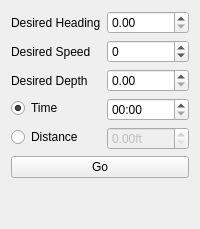
            <widget class="QWidget" name="tab_4">
             <attribute name="title">
              <string>DeadReckon</string>
             </attribute>
             <layout class="QVBoxLayout" name="verticalLayout_6">
              <item>
               <layout class="QFormLayout" name="formLayout_2">
                <property name="fieldGrowthPolicy">
                 <enum>QFormLayout::AllNonFixedFieldsGrow</enum>
                </property>
                <item row="0" column="0">
                 <widget class="QLabel" name="label_7">
                  <property name="text">
                   <string>Desired Heading</string>
                  </property>
                 </widget>
                </item>
                <item row="1" column="0">
                 <widget class="QLabel" name="label_10">
                  <property name="text">
                   <string>Desired Speed</string>
                  </property>
                 </widget>
                </item>
                <item row="3" column="0">
                 <widget class="QRadioButton" name="radioButton_3">
                  <property name="text">
                   <string>Time</string>
                  </property>
                  <property name="checked">
                   <bool>true</bool>
                  </property>
                 </widget>
                </item>
                <item row="4" column="0">
                 <widget class="QRadioButton" name="radioButton_4">
                  <property name="text">
                   <string>Distance</string>
                  </property>
                 </widget>
                </item>
                <item row="3" column="1">
                 <widget class="QTimeEdit" name="timeEdit">
                  <property name="maximumTime">
                   <time>
                    <hour>0</hour>
                    <minute>20</minute>
                    <second>0</second>
                   </time>
                  </property>
                  <property name="currentSection">
                   <enum>QDateTimeEdit::MinuteSection</enum>
                  </property>
                  <property name="displayFormat">
                   <string>mm:ss</string>
                  </property>
                 </widget>
                </item>
                <item row="4" column="1">
                 <widget class="QDoubleSpinBox" name="doubleSpinBox_2">
                  <property name="enabled">
                   <bool>false</bool>
                  </property>
                  <property name="suffix">
                   <string>ft</string>
                  </property>
                 </widget>
                </item>
                <item row="0" column="1">
                 <widget class="QDoubleSpinBox" name="doubleSpinBox_3">
                  <property name="maximum">
                   <double>360.000000000000000</double>
                  </property>
                 </widget>
                </item>
                <item row="1" column="1">
                 <widget class="QSpinBox" name="spinBox_2">
                  <property name="minimum">
                   <number>-100</number>
                  </property>
                  <property name="maximum">
                   <number>100</number>
                  </property>
                 </widget>
                </item>
                <item row="2" column="0">
                 <widget class="QLabel" name="label_11">
                  <property name="text">
                   <string>Desired Depth</string>
                  </property>
                 </widget>
                </item>
                <item row="2" column="1">
                 <widget class="QDoubleSpinBox" name="doubleSpinBox_4">
                  <property name="maximum">
                   <double>16.000000000000000</double>
                  </property>
                 </widget>
                </item>
               </layout>
              </item>
              <item>
               <widget class="QPushButton" name="pushButton_3">
                <property name="text">
                 <string>Go</string>
                </property>
               </widget>
              </item>
              <item>
               <spacer name="verticalSpacer_6">
                <property name="orientation">
                 <enum>Qt::Vertical</enum>
                </property>
                <property name="sizeHint" stdset="0">
                 <size>
                  <width>20</width>
                  <height>40</height>
                 </size>
                </property>
               </spacer>
              </item>
             </layout>
            </widget>
